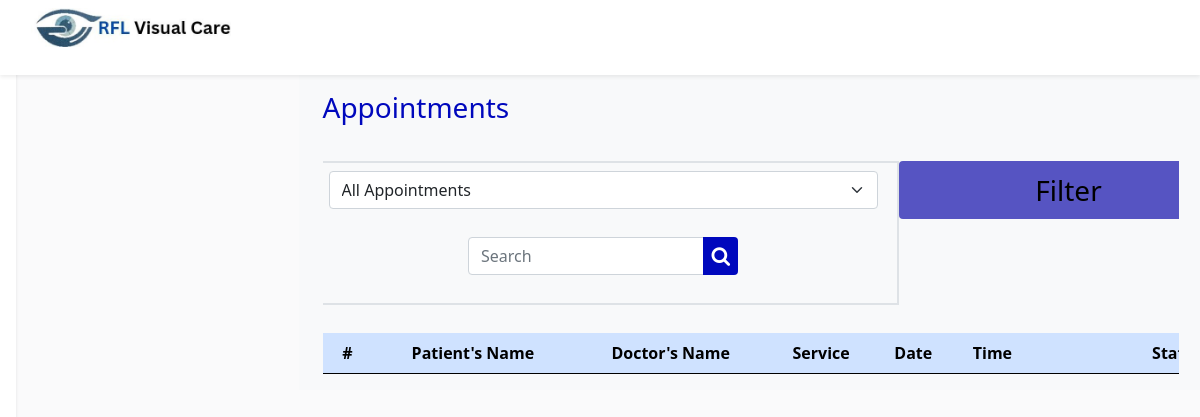
The page /ADMIN, CLIENT, DOCTOR PAGE/admin page/appointment/appointment.php (signed in) on the database as committed earlier.
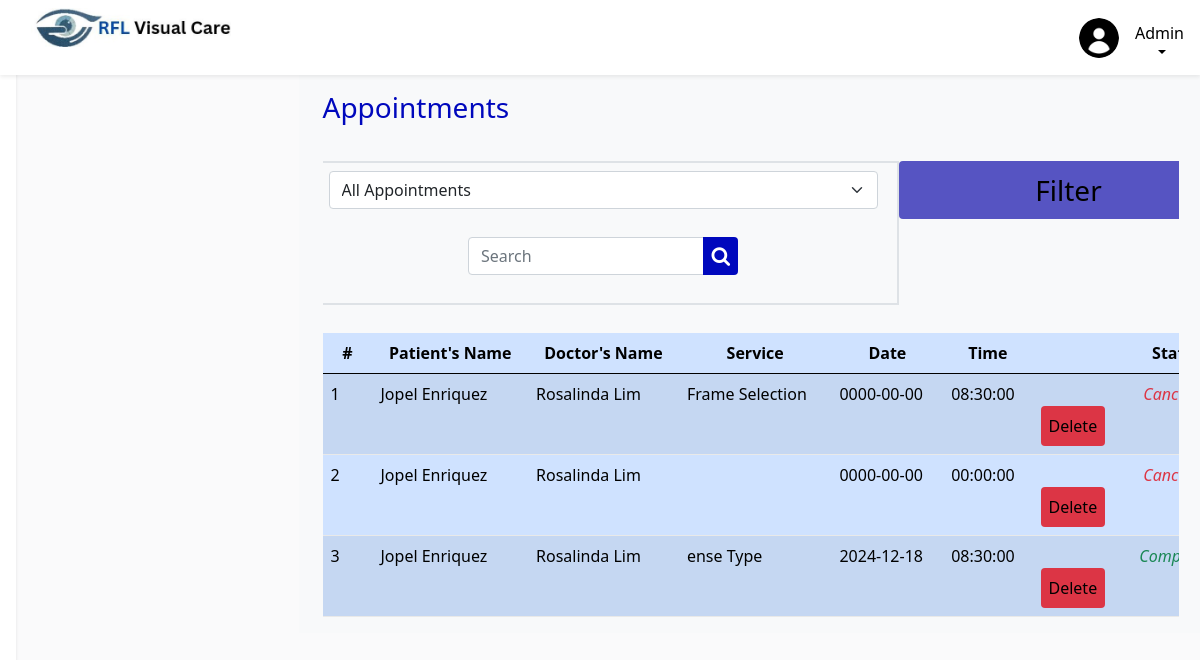
The same page on the database as committed later.
### tables this page shows
CREATE TABLE `appointments` (
  `id` int(11) NOT NULL,
  `user_id` int(11) NOT NULL,
  `first_name` varchar(255) NOT NULL,
  `middle_name` varchar(255) DEFAULT NULL,
  `last_name` varchar(255) NOT NULL,
  `birthdate` date NOT NULL,
  `phone` varchar(20) NOT NULL,
  `gender` enum('male','female','other') NOT NULL,
  `email` varchar(255) NOT NULL,
  `street_address` varchar(255) NOT NULL,
  `street_address_line_2` varchar(255) DEFAULT NULL,
  `city` varchar(100) NOT NULL,
  `province` varchar(100) NOT NULL,
  `zip_code` varchar(20) NOT NULL,
  `ocular_history` text DEFAULT NULL,
  `family_health_history` text DEFAULT NULL,
  `appointment_reason` text DEFAULT NULL,
  `service` varchar(255) NOT NULL,
  `date` date DEFAULT NULL,
  `time` time DEFAULT NULL,
  `status` enum('pending','approved','completed','cancelled') DEFAULT 'pending',
  `created_at` timestamp NOT NULL DEFAULT current_timestamp(),
  `updated_at` timestamp NOT NULL DEFAULT current_timestamp() ON UPDATE current_timestamp(),
  `doctor_id` int(11) DEFAULT NULL,
  `cancel_reason` text DEFAULT NULL
);

### ADMIN, CLIENT, DOCTOR PAGE/admin page/appointment/appointment.php (the view, shortened to what this page needs)
<?php
include '../../include/header.admin.php';
echo '<link rel="stylesheet" href="//cdn.jsdelivr.net/npm/alertifyjs@1.13.1/build/css/alertify.min.css" />';
?>
<!DOCTYPE html>
<html lang="en">
<?php
    require_once('../../include/head.php');
    require_once('../../../database/connection.php');
?>
<body>
    <main>
        <div class="container-fluid">
            <div class="row">
            <?php
                require_once('../include/sidepanel.php');
            ?>
                <main class="col-md-9 ms-sm-auto col-lg-10 px-md-4 bg-light">
                    <div class="row">
                        <div class="col-lg-10">
                            <h2 class="h3 brand-color pt-3 pb-2">Appointments</h2>
                        </div>
                        <div class="col-lg-2 mt-3">
                        </div>
                    </div>
                    <div class="table-responsive overflow-hidden">
                        <div class="row mb-2">
                            <div class="col-lg-8">
                                <div class="row border border-2">
                                    <div class="row g-2 mb-2 m-0">
                                        <div class="form-group col-12 col-sm-auto flex-sm-grow-1 flex-lg-grow-0 ms-lg-auto">
                                            <select name="employee-role" id="employee-role" class="form-select me-md-2">
                                                <option value="">All Appointments</option>
                                            </select>
                                        </div>
                                        <div class="search-keyword col-12 flex-lg-grow-0 d-flex">
                                            <div class="input-group">
                                                <input type="text" name="keyword" id="keyword" placeholder="Search" class="form-control">
                                                <button class="btn btn-outline-secondary brand-bg-color" type="button">
                                                    <i class="fa fa-search color-white" aria-hidden="true"></i>
                                                </button>
                                            </div>
                                        </div>
                                    </div>
                                </div>
                            </div>
                            <div class="col-lg-4 p-0 m-6">
                                <button type="button" class="btn btn-primary p-2 fs-3">Filter</button>
                            </div>
                        </div>
<?php
    $query = "
        SELECT
            a.*,
            CONCAT(u.first_name, ' ', u.last_name) AS user_full_name,
            CONCAT(d.first_name, ' ', d.last_name) AS doctor_full_name
        FROM
            appointments a
        JOIN
            users u ON a.user_id = u.id
        JOIN
            doctor d ON a.doctor_id = d.id";
    $result = $conn->query($query);
    if ($result->num_rows > 0) {
        $appointments = $result->fetch_all(MYSQLI_ASSOC);
    } else {
        $appointments = [];
    }
?>
 <table id="employee" class="table table-primary table-striped">
    <thead>
        <tr class="text-center">
            <th scope="col" width="5%">#</th>
            <th scope="col">Patient's Name</th>
            <th scope="col">Doctor's Name</th>
            <th scope="col">Service</th>
            <th scope="col">Date</th>
            <th scope="col">Time</th>
            <th scope="col" width="29%" class="text-center">Status</th>
        </tr>
    </thead>
    <tbody>
<?php
$counter = 1;
foreach ($appointments as $appointment) {
    echo "<tr id='appointmentRow{$appointment['id']}'>";
    echo "<td>{$counter}</td>";
    echo "<td>{$appointment['user_full_name']}</td>";
    echo "<td>{$appointment['doctor_full_name']}</td>";
    echo "<td>{$appointment['service']}</td>";
    echo "<td>{$appointment['date']}</td>";
    echo "<td>{$appointment['time']}</td>";
    echo "<td class='text-center'>";
    if ($appointment['status'] == 'pending') {
        echo             "<button type='button' class='btn btn-info' data-bs-toggle='modal' data-bs-target='#viewModal{$appointment['id']}'>View</button>
         <button
        type='button'
        id='approveBtn{$appointment['id']}'
        class='btn btn-success'
        data-bs-toggle='modal'
        data-bs-target='#approveModal{$appointment['id']}'>
        Approve
    </button>
        <button type='button' class='btn btn-danger' data-bs-toggle='modal' data-bs-target='#cancelModal{$appointment['id']}'>Cancel</button>";
    }
    elseif ($appointment['status'] == 'cancelled') {
        echo "
        <span class='text-danger mx-3 fst-italic fw-100'>Cancelled</span>
         <button type='button' class='btn btn-danger' data-bs-toggle='modal' data-bs-target='#deleteModal{$appointment['id']}'>
        Delete
    </button>
        ";
    }
    elseif ($appointment['status'] == 'completed') {
        echo "
        <span class='text-success mx-3 fst-italic fw-100'>Completed</span>
         <button type='button' class='btn btn-danger' data-bs-toggle='modal' data-bs-target='#deleteModal{$appointment['id']}'>
        Delete
    </button>
        ";
    }
    echo "</td>";
    echo "</tr>";
        $counter++;
    }
    ?>
    </tbody>
    </table>
                    </div>
                </div>
            </div>
        </main>
    </body>
</html>

### ADMIN, CLIENT, DOCTOR PAGE/include/header.admin.php (shortened to what this page needs)
<!DOCTYPE html>
<html lang="en">
<head>
    <link rel="stylesheet" href="../css/style.css">
    <link rel="stylesheet" href="bootstrap-5.3.2-dist/css/bootstrap.min.css">
    <link rel="stylesheet" href="../../../pages/css/icofont.css">
    <link rel="stylesheet" href="https://cdn.jsdelivr.net/npm/alertifyjs/build/css/alertify.min.css" />
    <link rel="stylesheet" href="https://cdn.jsdelivr.net/npm/alertifyjs/build/css/themes/default.min.css" />
</head>
<body>
<header class="navbar navbar-dark sticky-top bg-white flex-md-nowrap p-0 admin shadow-sm">
    <div class="col-md-3 col-lg-2 admin-header">
        <a class="navbar-brand m-0 px-3 text-dark" href="#">
            <img style = "width: 200px;" src="../../../pages/img/logo.jpg" alt="">
        </a>
    </div>
    <?php if (isset($_SESSION['first_name'])): ?>
        <div class="profile-dropdown">
    <img
        src="<?= isset($_SESSION['profile_picture']) ? htmlspecialchars($_SESSION['profile_picture']) : '../../../pages/img/noprofile.png'; ?>"
        alt="Profile Picture"
        class="rounded-circle ml-3"
        width="40"
        height="40"
    >
    <button class="btn btn-outline dropdown-toggle profile-btn p-3 bg-p" type="button" id="profileDropdown" data-toggle="dropdown" aria-haspopup="true" aria-expanded="false">
        <span class="navbar-text-black p- m-0"><?= htmlspecialchars($_SESSION['first_name']); ?></span>
    </button>
</div>
    <?php endif; ?>
</header>
</body>
</html>

### ADMIN, CLIENT, DOCTOR PAGE/include/head.php (shortened to what this page needs)
<head>
    <link href="../../vendor/bootstrap-5.0.2/css/bootstrap.min.css" rel="stylesheet">
    <link href="../../vendor/dataTable-1.13.6/datatables.min.css" rel="stylesheet">
    <link rel="stylesheet" href="../../vendor/font-awesome-4.7.0/css/font-awesome.min.css"/>
    <link rel="stylesheet" href="//cdn.jsdelivr.net/npm/alertifyjs@1.13.1/build/css/alertify.min.css" />
    <link rel="stylesheet" href="../../css/style.css">
    <link href='https://unpkg.com/boxicons@2.0.7/css/boxicons.min.css' rel='stylesheet'>
    <link rel="stylesheet" href="./css/grid.css">
    <link rel="stylesheet" href="./css/app.css">
</head>

### ADMIN, CLIENT, DOCTOR PAGE/admin page/include/sidepanel.php (shortened to what this page needs)
<nav id="sidebarMenu" class="col-md-3 col-lg-2 d-md-block bg-white sidebar collapse mx-3">
</nav>

### ADMIN, CLIENT, DOCTOR PAGE/css/style.css (style rules this page uses)
* { font-family: 'Segoe UI', Tahoma, Geneva, Verdana, sans-serif; font-size: 1em; box-sizing: border-box; }
.brand-color { color: #0008BD !important; }
.brand-bg-color { background-color: #0008BD !important; color: white !important; border: none; }
.color-white { color: white !important; }
.admin-header { height: 55px; display: flex; align-items: center; }
.sidebar { position: fixed; top: 0; bottom: 0; left: 0; z-index: 100; padding: 48px 0 0; box-shadow: inset -1px 0 0 rgba(0, 0, 0, .1); }
@media screen and (min-width: 992px) { .search-keyword { max-width: 300px; } }
.btn-primary { width: 340px; background-color: #5654C2 ; padding-top: 3px; padding-bottom: 0px; }
.navbar-brand { font-family: 'Kau'; }

### ADMIN, CLIENT, DOCTOR PAGE/admin page/dashboard/css/grid.css (style rules this page uses)
.row { display: flex; flex-wrap: wrap; margin: 0 -15px; }
[class*="col-"] { padding: 0 15px; margin-bottom: 20px; }
.col-12 { width: 100%; }
@media only screen and (max-width: 1280px) { .col-md-3 { width: 25%; } }
@media only screen and (max-width: 1280px) { .col-md-9 { width: 75%; } }

### ADMIN, CLIENT, DOCTOR PAGE/admin page/dashboard/css/app.css (style rules this page uses)
:root { --body-bg: #fafafb; --box-bg: #ffffff; --border-color: #e9e9e9; --menu-item-active-bg: rgba(62, 121, 247, 0.1); --box-border-radius: 15px; --sidebar-size: 300px; --sidebar-logo-img-size: 45px; --sidebar-logo-size: 80px; --profile-image-size: 45px; --main-header-height: 80px; --shadow: 0 1px 4px -1px rgb(0 0 0 / 15%); --darkmode-toggle-size: 20px; }
body { font-family: "Roboto", sans-serif; background-color: var(--body-bg); color: var(--text-color); position: relative; }
a { text-decoration: none; color: unset; display: inline-block; }
.sidebar { background-color: var(--box-bg); width: var(--sidebar-size); box-shadow: var(--shadow); }
.row { justify-content: center; }
.btn { border: none; outline: none; display: grid; place-items: center; cursor: pointer; color: var(--main-color); padding: 0.5rem; border-radius: 0.25rem; }
.btn i { font-size: 1.25rem; }
.btn-outline { border: 2px solid var(--main-color); transition: background-color 0.2s ease-in-out; }
table { width: 100%; min-width: 1000px; }
table thead tr { text-align: left; }
table th, table td { padding: 20px 0; border-bottom: 1px solid var(--border-color); }
@media only screen and (max-width: 1280px) { .sidebar { transition: transform 0.3s ease-in-out; max-width: 100%; z-index: 99; transform: translateX(-100%); } }

### ADMIN, CLIENT, DOCTOR PAGE/include/header.admin.php (style rules this page uses)
.btn, .btn-outline { background-color: blue; }
.profile-dropdown { position: relative; display: flex; align-items: center; }
.profile-btn { background: none; border: none; color: #333; font-size: 16px; cursor: pointer; display: flex; align-items: center; gap: 5px; }

Rows that differ between the two databases and show on the page:
added appointments: user_full_name "Jopel Enriquez", doctor_full_name "Rosalinda Lim", service "Frame Selection", date "0000-00-00", time "08:30:00"
added appointments: user_full_name "Jopel Enriquez", doctor_full_name "Rosalinda Lim", date "0000-00-00", time "00:00:00"
added appointments: user_full_name "Jopel Enriquez", doctor_full_name "Rosalinda Lim", service "ense Type", date "2024-12-18", time "08:30:00"
Other text that changed with them:
$_SESSION['first_name']: (not shown) → "Admin"
